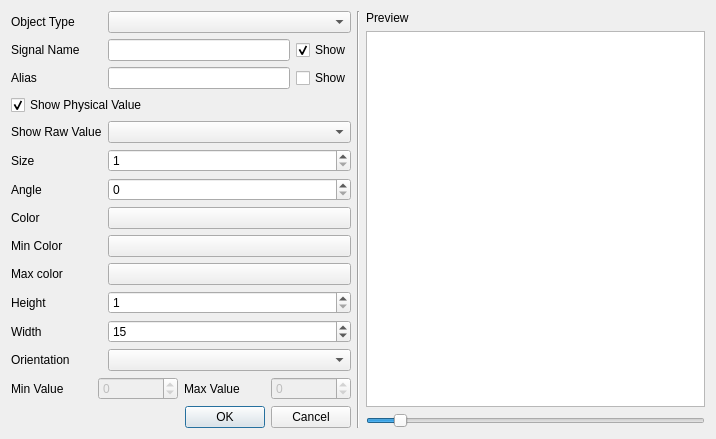
<?xml version="1.0" encoding="UTF-8"?>
<ui version="4.0">
 <class>GraphicsObjectDialog</class>
 <widget class="QDialog" name="GraphicsObjectDialog">
  <property name="geometry">
   <rect>
    <x>0</x>
    <y>0</y>
    <width>716</width>
    <height>430</height>
   </rect>
  </property>
  <property name="windowTitle">
   <string>Dialog</string>
  </property>
  <layout class="QHBoxLayout" name="horizontalLayout_4">
   <item>
    <layout class="QVBoxLayout" name="verticalLayout_3">
     <item>
      <layout class="QFormLayout" name="formLayout">
       <property name="verticalSpacing">
        <number>6</number>
       </property>
       <item row="0" column="0">
        <widget class="QLabel" name="objectTypeLabel">
         <property name="text">
          <string>Object Type</string>
         </property>
        </widget>
       </item>
       <item row="0" column="1">
        <widget class="QComboBox" name="objectTypeField"/>
       </item>
       <item row="1" column="0">
        <widget class="QLabel" name="signalNameLabel">
         <property name="text">
          <string>Signal Name</string>
         </property>
        </widget>
       </item>
       <item row="1" column="1">
        <layout class="QHBoxLayout" name="horizontalLayout">
         <item>
          <widget class="QLineEdit" name="signalNameLineEdit"/>
         </item>
         <item>
          <widget class="QCheckBox" name="showSignalName">
           <property name="enabled">
            <bool>true</bool>
           </property>
           <property name="text">
            <string>Show</string>
           </property>
           <property name="checked">
            <bool>true</bool>
           </property>
          </widget>
         </item>
        </layout>
       </item>
       <item row="2" column="0">
        <widget class="QLabel" name="aliasLabel">
         <property name="text">
          <string>Alias</string>
         </property>
        </widget>
       </item>
       <item row="2" column="1">
        <layout class="QHBoxLayout" name="horizontalLayout_2">
         <item>
          <widget class="QLineEdit" name="aliasLineEdit"/>
         </item>
         <item>
          <widget class="QCheckBox" name="showAlias">
           <property name="text">
            <string>Show</string>
           </property>
          </widget>
         </item>
        </layout>
       </item>
       <item row="3" column="0" colspan="2">
        <widget class="QCheckBox" name="showPhysicalValue">
         <property name="text">
          <string>Show Physical Value</string>
         </property>
         <property name="checked">
          <bool>true</bool>
         </property>
        </widget>
       </item>
       <item row="4" column="0">
        <widget class="QLabel" name="rawValueLineEdit">
         <property name="text">
          <string>Show Raw Value</string>
         </property>
        </widget>
       </item>
       <item row="4" column="1">
        <widget class="QComboBox" name="rawValueComboBox"/>
       </item>
       <item row="5" column="0">
        <widget class="QLabel" name="sizeLabel">
         <property name="text">
          <string>Size</string>
         </property>
        </widget>
       </item>
       <item row="5" column="1">
        <widget class="QSpinBox" name="sizeSpinBox">
         <property name="minimum">
          <number>1</number>
         </property>
         <property name="maximum">
          <number>100</number>
         </property>
        </widget>
       </item>
       <item row="6" column="0">
        <widget class="QLabel" name="angleLabel">
         <property name="text">
          <string>Angle</string>
         </property>
        </widget>
       </item>
       <item row="6" column="1">
        <widget class="QSpinBox" name="angleSpinBox">
         <property name="maximum">
          <number>360</number>
         </property>
        </widget>
       </item>
       <item row="7" column="0">
        <widget class="QLabel" name="colorLabel">
         <property name="text">
          <string>Color</string>
         </property>
        </widget>
       </item>
       <item row="7" column="1">
        <widget class="QPushButton" name="colorButton">
         <property name="autoFillBackground">
          <bool>true</bool>
         </property>
         <property name="text">
          <string/>
         </property>
        </widget>
       </item>
       <item row="10" column="1">
        <widget class="QSpinBox" name="heightSpinBox">
         <property name="minimum">
          <number>1</number>
         </property>
         <property name="maximum">
          <number>10000</number>
         </property>
        </widget>
       </item>
       <item row="10" column="0">
        <widget class="QLabel" name="heighLabel">
         <property name="text">
          <string>Height</string>
         </property>
        </widget>
       </item>
       <item row="11" column="1">
        <widget class="QSpinBox" name="widthSpinBox">
         <property name="minimum">
          <number>1</number>
         </property>
         <property name="maximum">
          <number>10000</number>
         </property>
         <property name="value">
          <number>15</number>
         </property>
        </widget>
       </item>
       <item row="11" column="0">
        <widget class="QLabel" name="widthLabel">
         <property name="text">
          <string>Width</string>
         </property>
        </widget>
       </item>
       <item row="12" column="1">
        <widget class="QComboBox" name="orientationComboBox"/>
       </item>
       <item row="12" column="0">
        <widget class="QLabel" name="orientationLabel">
         <property name="text">
          <string>Orientation</string>
         </property>
        </widget>
       </item>
       <item row="8" column="0">
        <widget class="QLabel" name="minColorLabel">
         <property name="text">
          <string>Min Color</string>
         </property>
        </widget>
       </item>
       <item row="9" column="0">
        <widget class="QLabel" name="maxColorLabel">
         <property name="text">
          <string>Max color</string>
         </property>
        </widget>
       </item>
       <item row="8" column="1">
        <widget class="QPushButton" name="minColorButton">
         <property name="autoFillBackground">
          <bool>true</bool>
         </property>
         <property name="text">
          <string/>
         </property>
        </widget>
       </item>
       <item row="9" column="1">
        <widget class="QPushButton" name="maxColorButton">
         <property name="autoFillBackground">
          <bool>true</bool>
         </property>
         <property name="text">
          <string/>
         </property>
        </widget>
       </item>
      </layout>
     </item>
     <item>
      <layout class="QHBoxLayout" name="horizontalLayout_5">
       <item>
        <widget class="QLabel" name="minValueLabel">
         <property name="text">
          <string>Min Value</string>
         </property>
        </widget>
       </item>
       <item>
        <widget class="QDoubleSpinBox" name="minValueSpinbox">
         <property name="enabled">
          <bool>false</bool>
         </property>
         <property name="decimals">
          <number>0</number>
         </property>
         <property name="minimum">
          <double>-10000000.000000000000000</double>
         </property>
         <property name="maximum">
          <double>10000000.000000000000000</double>
         </property>
        </widget>
       </item>
       <item>
        <widget class="QLabel" name="maxValueLabel">
         <property name="text">
          <string>Max Value</string>
         </property>
        </widget>
       </item>
       <item>
        <widget class="QDoubleSpinBox" name="maxValueSpinbox">
         <property name="enabled">
          <bool>false</bool>
         </property>
         <property name="decimals">
          <number>0</number>
         </property>
         <property name="minimum">
          <double>-10000000.000000000000000</double>
         </property>
         <property name="maximum">
          <double>10000000.000000000000000</double>
         </property>
        </widget>
       </item>
      </layout>
     </item>
     <item>
      <widget class="QDialogButtonBox" name="buttonBox">
       <property name="orientation">
        <enum>Qt::Horizontal</enum>
       </property>
       <property name="standardButtons">
        <set>QDialogButtonBox::Cancel|QDialogButtonBox::Ok</set>
       </property>
      </widget>
     </item>
    </layout>
   </item>
   <item>
    <widget class="Line" name="line">
     <property name="orientation">
      <enum>Qt::Vertical</enum>
     </property>
    </widget>
   </item>
   <item>
    <layout class="QVBoxLayout" name="verticalLayout_2">
     <item>
      <widget class="QLabel" name="previewLabel">
       <property name="text">
        <string>Preview</string>
       </property>
      </widget>
     </item>
     <item>
      <widget class="QGraphicsView" name="graphicsPreview"/>
     </item>
     <item>
      <widget class="QSlider" name="signalValueSlider">
       <property name="minimum">
        <number>-10</number>
       </property>
       <property name="maximum">
        <number>110</number>
       </property>
       <property name="orientation">
        <enum>Qt::Horizontal</enum>
       </property>
       <property name="invertedAppearance">
        <bool>false</bool>
       </property>
       <property name="invertedControls">
        <bool>false</bool>
       </property>
      </widget>
     </item>
    </layout>
   </item>
  </layout>
 </widget>
 <resources/>
 <connections>
  <connection>
   <sender>buttonBox</sender>
   <signal>accepted()</signal>
   <receiver>GraphicsObjectDialog</receiver>
   <slot>accept()</slot>
   <hints>
    <hint type="sourcelabel">
     <x>258</x>
     <y>191</y>
    </hint>
    <hint type="destinationlabel">
     <x>157</x>
     <y>274</y>
    </hint>
   </hints>
  </connection>
  <connection>
   <sender>buttonBox</sender>
   <signal>rejected()</signal>
   <receiver>GraphicsObjectDialog</receiver>
   <slot>reject()</slot>
   <hints>
    <hint type="sourcelabel">
     <x>326</x>
     <y>191</y>
    </hint>
    <hint type="destinationlabel">
     <x>286</x>
     <y>274</y>
    </hint>
   </hints>
  </connection>
 </connections>
</ui>
